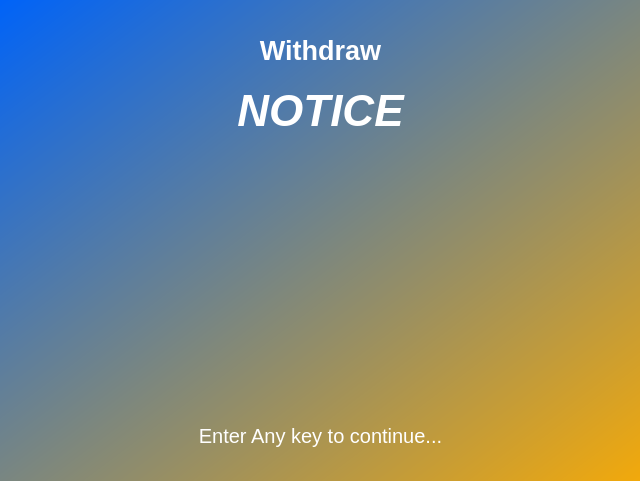
<?xml version="1.0" encoding="UTF-8"?>
<ui version="4.0">
 <class>MainWindow</class>
 <widget class="QMainWindow" name="MainWindow">
  <property name="geometry">
   <rect>
    <x>0</x>
    <y>0</y>
    <width>640</width>
    <height>481</height>
   </rect>
  </property>
  <property name="windowTitle">
   <string>Withdraw</string>
  </property>
  <property name="styleSheet">
   <string notr="true">background-color: qlineargradient(spread:pad, x1:0, y1:0, x2:1, y2:1, stop:0 rgba(0, 99, 248, 255), stop:1 rgba(242, 169, 11, 255));</string>
  </property>
  <widget class="QWidget" name="centralwidget">
   <widget class="QLabel" name="label">
    <property name="geometry">
     <rect>
      <x>0</x>
      <y>20</y>
      <width>641</width>
      <height>61</height>
     </rect>
    </property>
    <property name="font">
     <font>
      <pointsize>20</pointsize>
      <weight>75</weight>
      <bold>true</bold>
     </font>
    </property>
    <property name="styleSheet">
     <string notr="true">background-color: qlineargradient(spread:pad, x1:0, y1:0, x2:1, y2:1, stop:0 rgba(0, 0, 0, 0), stop:1 rgba(0, 0, 0, 0));
color: rgb(255, 255, 255);</string>
    </property>
    <property name="text">
     <string>Withdraw</string>
    </property>
    <property name="alignment">
     <set>Qt::AlignCenter</set>
    </property>
   </widget>
   <widget class="QLabel" name="label_2">
    <property name="geometry">
     <rect>
      <x>0</x>
      <y>410</y>
      <width>641</width>
      <height>51</height>
     </rect>
    </property>
    <property name="font">
     <font>
      <pointsize>15</pointsize>
     </font>
    </property>
    <property name="styleSheet">
     <string notr="true">background-color: qlineargradient(spread:pad, x1:0, y1:0, x2:1, y2:1, stop:0 rgba(0, 0, 0, 0), stop:1 rgba(0, 0, 0, 0));
color: rgb(255, 255, 255);</string>
    </property>
    <property name="text">
     <string>Enter Any key to continue...</string>
    </property>
    <property name="alignment">
     <set>Qt::AlignCenter</set>
    </property>
   </widget>
   <widget class="QLabel" name="label_3">
    <property name="geometry">
     <rect>
      <x>0</x>
      <y>90</y>
      <width>641</width>
      <height>41</height>
     </rect>
    </property>
    <property name="font">
     <font>
      <pointsize>33</pointsize>
      <weight>75</weight>
      <italic>true</italic>
      <bold>true</bold>
     </font>
    </property>
    <property name="styleSheet">
     <string notr="true">background-color: qlineargradient(spread:pad, x1:0, y1:0, x2:1, y2:1, stop:0 rgba(0, 0, 0, 0), stop:1 rgba(0, 0, 0, 0));
color: rgb(255, 255, 255);</string>
    </property>
    <property name="text">
     <string>NOTICE</string>
    </property>
    <property name="alignment">
     <set>Qt::AlignCenter</set>
    </property>
   </widget>
   <widget class="QLabel" name="scenario_lbl">
    <property name="geometry">
     <rect>
      <x>0</x>
      <y>150</y>
      <width>641</width>
      <height>61</height>
     </rect>
    </property>
    <property name="font">
     <font>
      <pointsize>16</pointsize>
     </font>
    </property>
    <property name="styleSheet">
     <string notr="true">background-color: qlineargradient(spread:pad, x1:0, y1:0, x2:1, y2:1, stop:0 rgba(0, 0, 0, 0), stop:1 rgba(0, 0, 0, 0));
color: rgb(255, 255, 255);</string>
    </property>
    <property name="text">
     <string/>
    </property>
    <property name="alignment">
     <set>Qt::AlignCenter</set>
    </property>
    <property name="wordWrap">
     <bool>true</bool>
    </property>
   </widget>
   <widget class="QLabel" name="label_4">
    <property name="geometry">
     <rect>
      <x>190</x>
      <y>290</y>
      <width>261</width>
      <height>131</height>
     </rect>
    </property>
    <property name="styleSheet">
     <string notr="true">background-color: qlineargradient(spread:pad, x1:0, y1:0, x2:1, y2:1, stop:0 rgba(0, 0, 0, 0), stop:1 rgba(0, 0, 0, 0));</string>
    </property>
    <property name="text">
     <string>&lt;html&gt;&lt;head/&gt;&lt;body&gt;&lt;p&gt;&lt;img src=&quot;ui/res/xxsmallABDnobg.png&quot;/&gt;&lt;/p&gt;&lt;/body&gt;&lt;/html&gt;</string>
    </property>
   </widget>
  </widget>
 </widget>
 <resources/>
 <connections/>
</ui>
